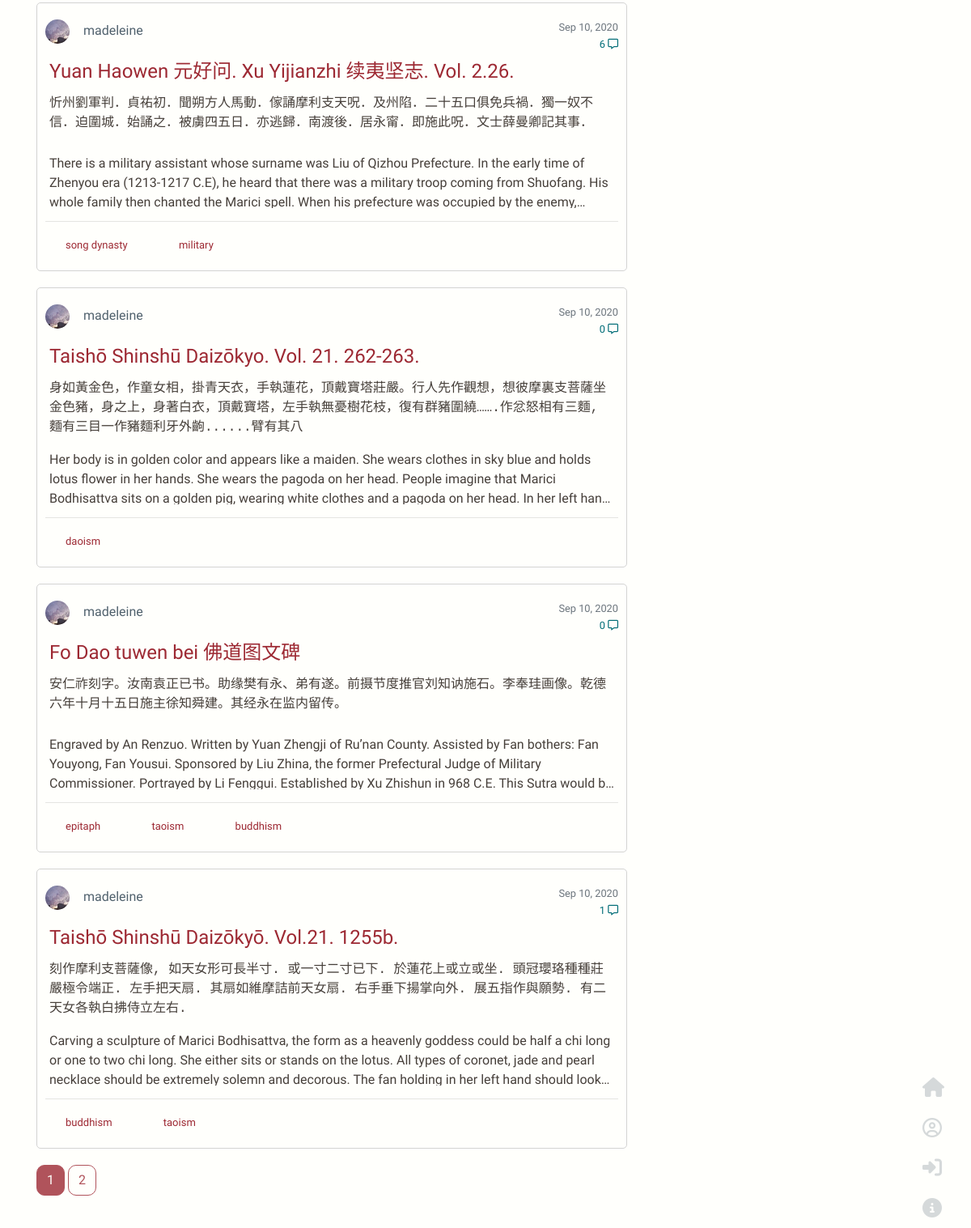
Page /home (lower part) on the earlier database version.
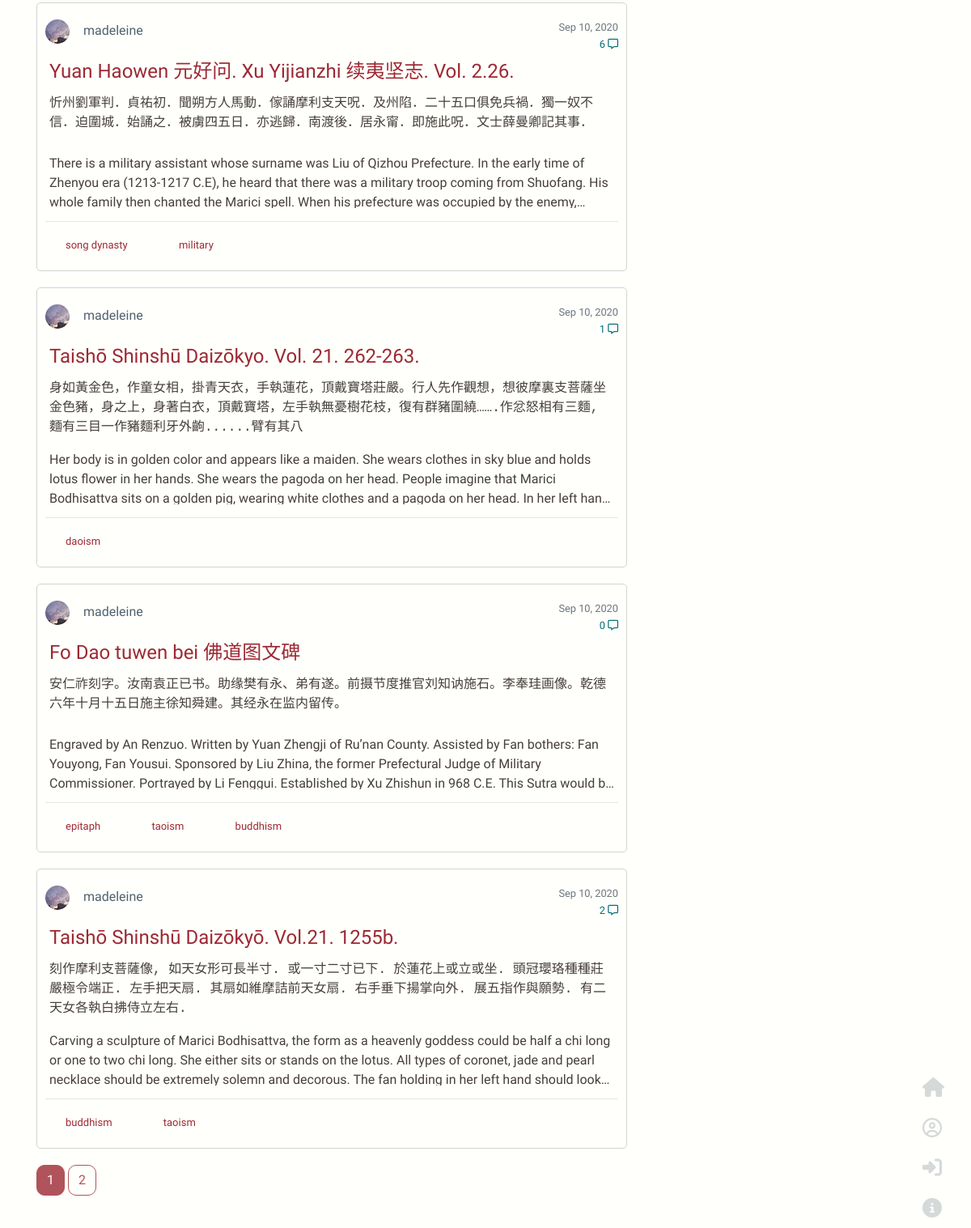
Same page on the later database version.
### flaskwebsite/models.py (models this page shows, shortened)
class Post(db.Model):
    post_id = db.Column(db.Integer, primary_key=True)
    title = db.Column(db.String(100), nullable=False)
    date_posted = db.Column(db.DateTime, nullable=False, default=datetime.utcnow)
    chinese_content = db.Column(db.Text, nullable=False)
    content = db.Column(db.Text, nullable=False)
    user_id = db.Column(db.Integer, db.ForeignKey('user.id'), nullable=False)
    total_comments = db.Column(db.Integer, nullable=True)
    tags = db.relationship('Tag', secondary=tags, backref=db.backref('post_tags', lazy='dynamic'))
    comments = db.relationship('Comment', backref='comments', lazy=True)

class User(db.Model, UserMixin):
    id = db.Column(db.Integer, primary_key=True)
    username = db.Column(db.String(20), unique=True, nullable=False)
    email = db.Column(db.String(120), unique=True, nullable=False)
    image_file = db.Column(db.String(20), nullable=False, default='default.jpg')
    password = db.Column(db.String(60), nullable=False)
    posts = db.relationship('Post', backref='author', lazy=True)

### flaskwebsite/routes.py (the view)
@app.route('/', methods=['GET', 'POST'])
@app.route('/home', methods=['GET', 'POST'])
def home():
    page = request.args.get('page', 1, type=int)
    posts = Post.query.order_by(Post.date_posted.desc()).paginate(page=page, per_page=5)
    tags = Tag.query.all()
    for tag in tags:
        tag_posts = tag.post_tags.all()
        if not tag_posts:
            db.session.delete(tag)
            db.session.commit()
    search_form = SearchForm()
    if request.method == 'POST':
        if search_form.submit1.data and search_form.validate_on_submit():
            return redirect(url_for('search', query=search_form.search_text.data))
    return render_template('home.html', posts=posts, tags=tags, search_form=search_form)

### flaskwebsite/templates/home.html (shortened to what this page needs)
{% extends "layout.html" %}
{% block content %}
    <div class="container">
    <div class="home-section row">
        <div class="col-lg-4 mb-5 order-lg-last">
        </div>
        <div class="col-lg-8 order-md-first">
            <div class="post-field">
                {% for post in posts.items %}
                    <article class="media post">
                        <div class="media-body">
                            <div class="article-metadata">
                                <img class="rounded-circle article-img" src="{{url_for('static',
                        filename='profile_pics/' + post.author.image_file)}}">
                                <a class="article-author ml-2" href="{{url_for('user_posts', username=post.author.username)}}">{{ post.author.username }}</a>
                                <small class="text-muted time">{{ post.date_posted.strftime('%b %d, %Y')}}</small>
                                <div >
                                <small class="comment-icon">{{ post.total_comments}}  <i class='far fa-comment-alt'></i></small>
                                </div>
                            </div>
                            <a class="article-title" href="{{url_for('post', post_id=post.post_id)}}">{{ post.title }}</a>
                            <p class="chinese limit">{{ post.chinese_content|safe }}</p>
                            <p class="article-content limit">{{ post.content|safe }}</p>
                            <hr>
                            {% for tag in post.tags %}
                                <a href="{{ url_for('search_tag', tag=tag.name)}}" class="col-sm-1 tag">
                                {{ tag.name }}
                                </a>
                            {% endfor %}
                        </div>
                    </article>
                {% endfor %}
            </div>
            <div class="page-number">
            {% for page_num in posts.iter_pages() %}
                {% if page_num %}
                    {% if posts.page == page_num %}
                        <a class="btn btn-section active" href="{{url_for('home', page=page_num)}}">{{ page_num }}</a>
                    {% else %}
                        <a class="btn btn-section" href="{{url_for('home', page=page_num)}}">{{ page_num }}</a>
                    {% endif %}
                {% else %}
                ...
                {% endif %}
            {% endfor %}
            </div>
        </div>
    </div>
    </div>
{% endblock %}

Differences in the rows shown:
changed Post "Taishō Shinshū Daizōkyo. Vol. 21. 262-263.": total_comments "0" → "1"
changed Post "Taishō Shinshū Daizōkyō. Vol.21. 1255b.": total_comments "1" → "2"
